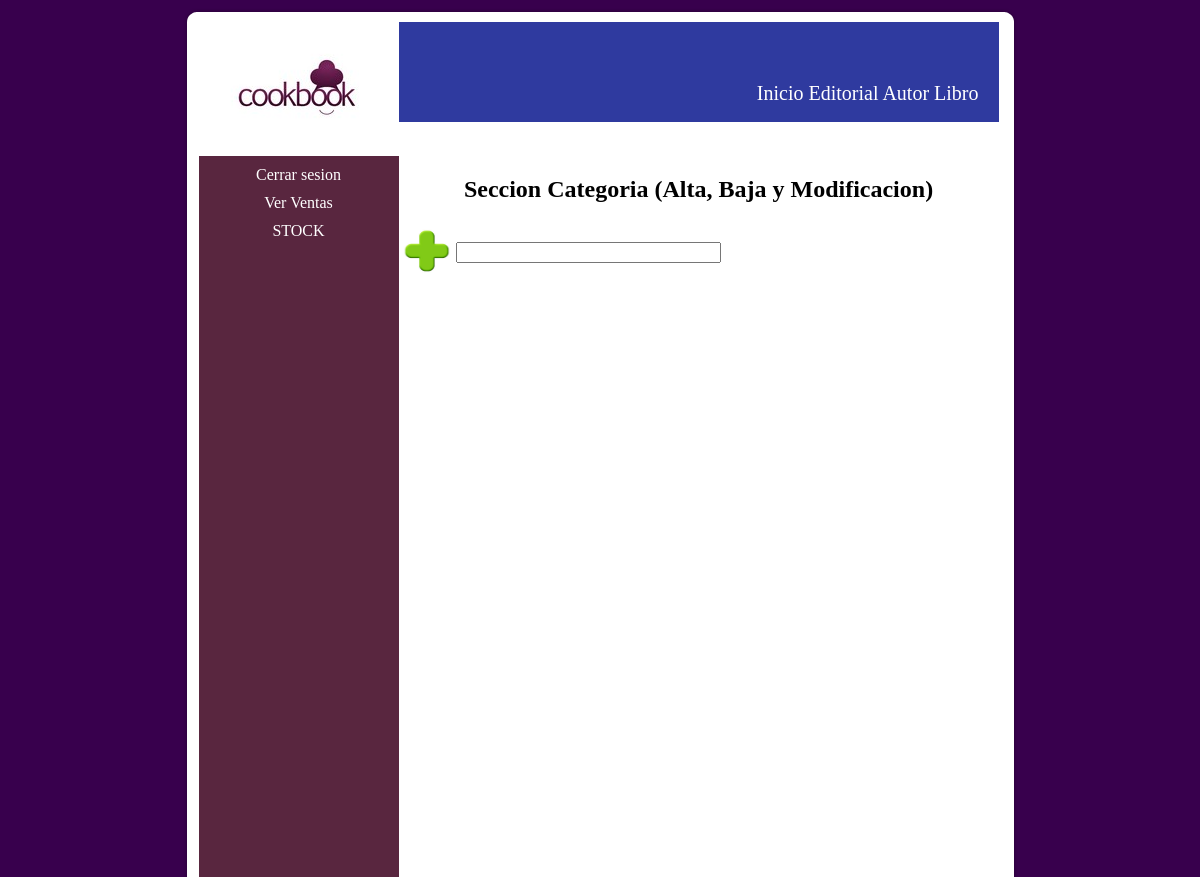
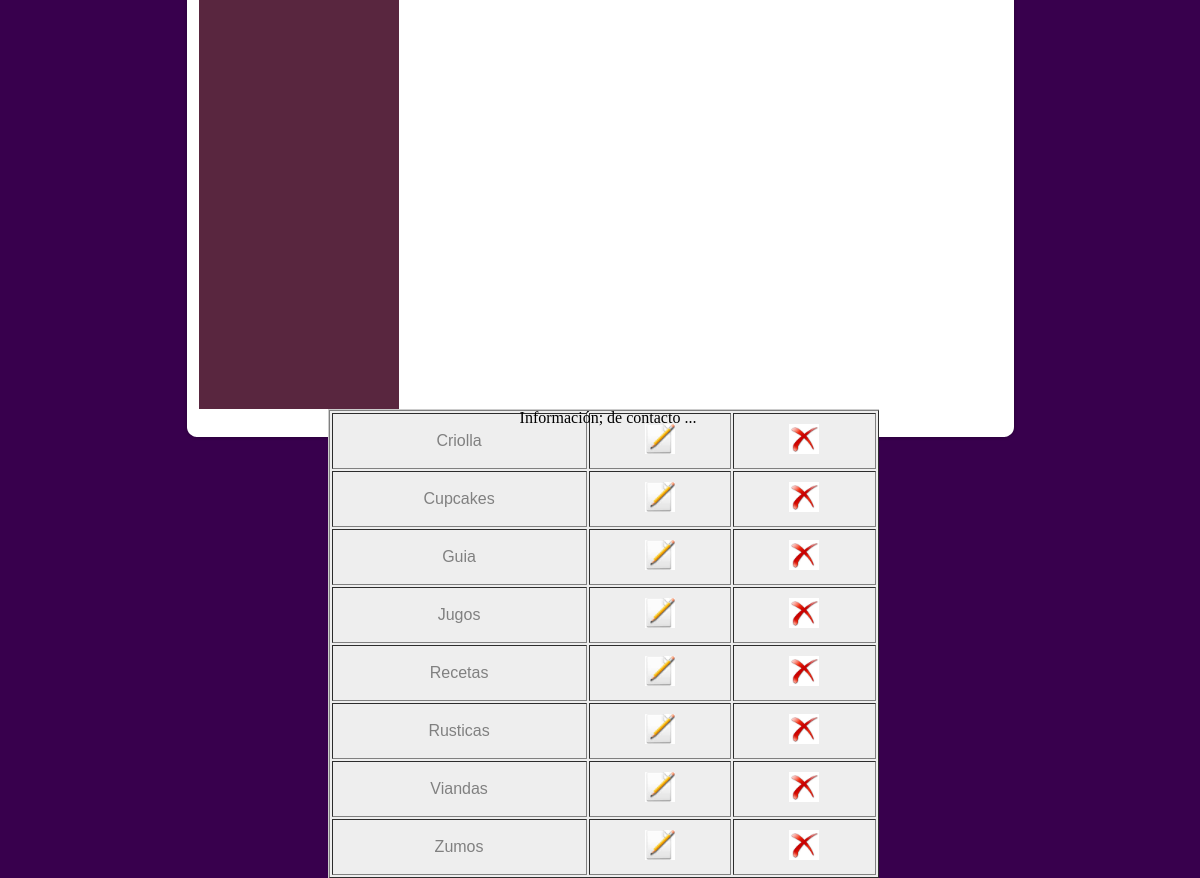
Screenshot of /Sistema/categoria.php (signed in) with the database file from the repository (2 pictures, top to bottom).
### tables this page shows
CREATE TABLE IF NOT EXISTS `categoria` (
  `nombre_categoria` varchar(30) NOT NULL,
  PRIMARY KEY (`nombre_categoria`)
);

### Sistema/categoria.php (the view, shortened to what this page needs)
<?php
   if ($_SESSION['estado'] == "logeado"){
   include('conectar.php');
	if ( isset($_GET['error'])  and  $_GET['error'] == '1' ){?>
	<?php };
	$result = mysqli_query($link, "SELECT * FROM categoria ORDER BY nombre_categoria asc");
 ?>
<!DOCTYPE html PUBLIC "-//W3C//DTD XHTML 1.0 Strict//EN"
	"http://www.w3.org/TR/xhtml1/DTD/xhtml1-strict.dtd">
<html xmlns="http://www.w3.org/1999/xhtml" xml:lang="en" lang="en">
</html>
<head>
 <link rel="stylesheet" href="estilos.css"/>
 </head>
 <body>
<div class="contenedor">
   <div class='fondoContenedorTop'></div>
   <div class='fondoContenedorMain'>
	  <div class="encabezado">
		  <div class="logo"></div>
		<div class="menu">
				<div class="logeo">
					    <a href="./Backend.php">Inicio</a>
						<a href="./editorial.php">Editorial</a>
						<a href="./autor.php">Autor</a>
				        <a href="./libro.php">Libro</a>
	            </div>
		</div>
	  </div>
		<div class="principal">
				  <div class="columna">
						<div class="sesion"><a href='cerrarSesion.php'>Cerrar sesion</a></div>
						<div class="sesion"><a href='EstadoVenta.php'>Ver Ventas</a></div>
						<div class="sesion"><a href='stock.php'>STOCK</a></div>
				  </div>
				  <h2>Seccion Categoria (Alta, Baja y Modificacion)</h2>
				  <form id="formid" method="post" action="actionAgregarCategoria.php">
						  <table>
							  <tr>
								   <td><input type="image" name="boton_agregar" width=50px; height=50px; src="./Imagenes/agregar.png"></td>
								   <td><input type="text" name="agregar" id="agregar" size="30" maxlength="30"></td>
							  </tr>
						  </table>
				  </form>
				  <div class="tabla">
								 <table width="550px" border="1" cellpadding="10">
									  <?php while ($arreglo = mysqli_fetch_array($result)) { $eliminar = $arreglo['nombre_categoria'] ?>
											<tr>
											<td><?php echo $arreglo["nombre_categoria"] ?></td>
											<form action="modificar_categoria.php" method="post">
												<td><input type="image" name="modificar" value=<?php echo $eliminar ?> width=30px; height=30px; src="./Imagenes/modificar.png" ></td>
											</form>
											<form action="actionEliminarCategoria.php" method="post">
												<td><input type="image" name="eliminar" value=<?php echo $eliminar ?> width=30px; height=30px; src="./Imagenes/eliminar.png"></td>
											</form>
											</tr>
									  <?php } ?>
								  </table>
				  </div>
		 </div>
	  <div class="piedepagina">
		Informaci&oacuten; de contacto ...
	  </div>
     </div>
</div>
</body>
</html>
<?php }
       else {
		  header("Location: login.php?error=1");
		   }
?>

### Sistema/estilos.css (style rules this page uses)
body { background-image:url("./Imagenes/Fondo.png"); text-align:center; }
.contenedor { width:835px; margin:auto; }
.encabezado { background-image:url("./Imagenes/banner.png"); width:800px; height:100px; background-repeat:no-repeat; }
.logo { background-image:url("./Imagenes/Logo.png"); float: left; width:200px; height:134px; }
.logeo { float:left; margin-left:20px; margin-top:60px; font-size:20px; }
a:link { color:#FFFFFF; text-decoration:none; }
.sesion { margin-top:10px; }
.columna { float:left; background-image:url("./Imagenes/columna.png"); width:200px; height:1130px; }
.tabla { float:right; margin-right:120px; border-top:1px solid #ccc; border-left:1px solid #ccc; background-color:#eee; color: gray; text-align:center; font-family:arial,verdana,times; }
.menu { float: right; padding-right:20px; }
.principal { height:1110px; width:800px; float:left; }
.fondoContenedorTop { background-image:url("./Imagenes/panel_arriba.png"); height:14px; }
.fondoContenedorMain { background-image:url("./Imagenes/panel_medio.png"); padding-left:16px; }
.piedepagina { padding-top:20px; clear:both; text-align:center; }

### rows the page displays
categoria: nombre_categoria "Criolla"
categoria: nombre_categoria "Cupcakes"
categoria: nombre_categoria "Guia"
categoria: nombre_categoria "Jugos"
categoria: nombre_categoria "Recetas"
categoria: nombre_categoria "Rusticas"
categoria: nombre_categoria "Viandas"
categoria: nombre_categoria "Zumos"
